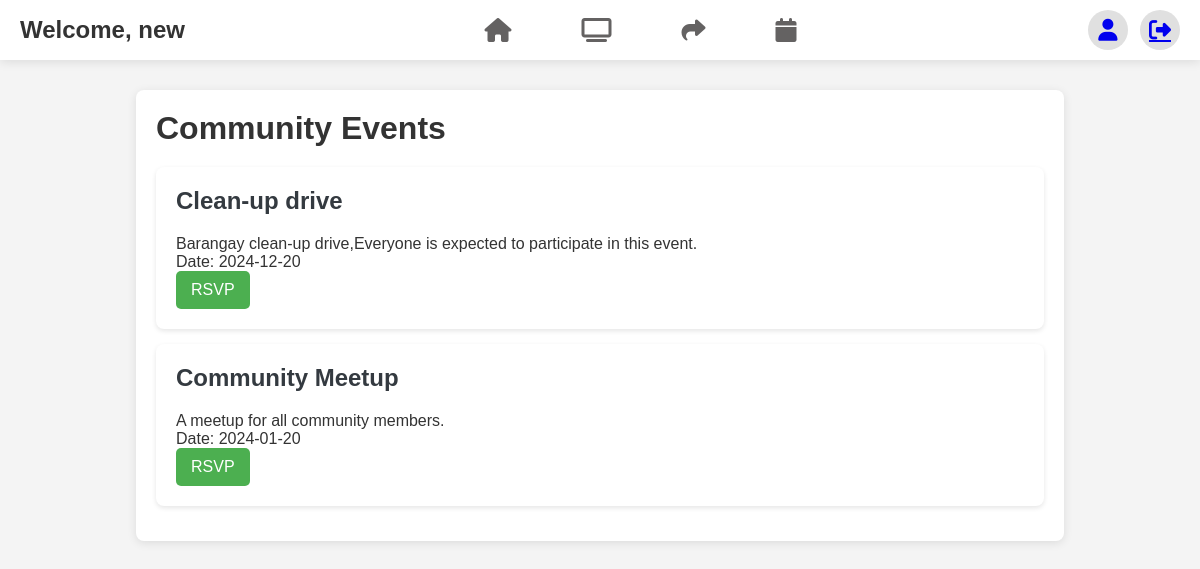
Screenshot of /?page=events (signed in) with the database file from the repository.
### tables this page shows
CREATE TABLE `events` (
  `id` int(11) NOT NULL,
  `name` varchar(255) NOT NULL,
  `description` text DEFAULT NULL,
  `event_date` date NOT NULL,
  `created_by` int(11) NOT NULL,
  `created_at` timestamp NOT NULL DEFAULT current_timestamp()
);

### index.php (called while the page is built, shortened)
<?php
require_once './config/database.php';
require_once './app/core/Router.php';
$router = new Router();
$router->route();
?>

### app/controllers/EventsController.php (called while the page is built, shortened)
<?php
require_once __DIR__ . '/../../config/Database.php';
class EventsController {
    private $pdo;
    public function __construct() {
        $database = new Database();
        $this->pdo = $database->connect();
    }
    public function getEvents($filters = []) {
        $query = "SELECT * FROM events WHERE 1";
        $stmt = $this->pdo->prepare($query);
        $stmt->execute();
        return $stmt->fetchAll(PDO::FETCH_ASSOC);
    }
}
?>

### config/Database.php (called while the page is built, shortened)
<?php
class Database {
    private $host;
    private $db_name;
    private $username;
    private $password;
    private $conn;
    public function __construct() {
        $this->host = getenv('DB_HOST') ?: 'localhost';
        $this->db_name = getenv('DB_NAME') ?: 'bayanihub';
        $this->username = getenv('DB_USER') ?: 'root';
        $this->password = getenv('DB_PASS') ?: '';
    }
    public function connect() {
        try {
            $this->conn = new PDO(
                "mysql:host={$this->host};dbname={$this->db_name};charset=utf8",
                $this->username,
                $this->password
            );
            $this->conn->setAttribute(PDO::ATTR_ERRMODE, PDO::ERRMODE_EXCEPTION);
        } catch (PDOException $e) {
            error_log("Database connection error: " . $e->getMessage(), 3, __DIR__ . '/logs/database.log');
            die("An error occurred while connecting to the database.");
        }
        return $this->conn;
    }
}
?>

### app/views/events_list.php (the view, shortened to what this page needs)
<?php
require_once __DIR__ . '/../controllers/EventsController.php';
$eventsController = new EventsController();
$events = $eventsController->getEvents();
?>
<!DOCTYPE html>
<html lang="en">
<head>
    <link rel="stylesheet" href="https://cdnjs.cloudflare.com/ajax/libs/font-awesome/6.7.1/css/all.min.css"
 />
    <link rel="stylesheet" href="./public/assets/eventsStyle.css">
</head>
<body>
<div class="container">
    <nav>
        <div class="nav-left">
            <h1>Welcome, <?= htmlspecialchars($_SESSION['user']['name']); ?></h1>
        </div>
        <div class="nav-center">
            <a href="?page=dashboard"><i class="fa-solid fa-house"></i></a>
            <a href="?page=help_requests"><i class="fa-solid fa-tv"></i></a>
            <a href="?page=resource_sharing"><i class="fa-solid fa-share"></i></a>
            <a href="?page=events"><i class="fa-solid fa-calendar"></i></a>
        </div>
        <div class="nav-right">
            <a href="?page=profile"><i class="fa-solid fa-user"></i></a>
            <a href="?page=logout"><i class="fa-solid fa-right-from-bracket"></i></a>
        </div>
    </nav>
    <div class="main-content">
        <div class="main-left">
            <h1>Community Events</h1>
            <?php if (!empty($events)): ?>
                <ul class="events-list">
                    <?php foreach ($events as $event): ?>
                        <li class="event-item">
                            <h2><?= htmlspecialchars($event['name']); ?></h2>
                            <p><?= htmlspecialchars($event['description']); ?></p>
                            <p>Date: <?= htmlspecialchars($event['event_date']); ?></p>
                            <form method="POST" action="">
                                <button type="submit" name="status" value="attending" class="rsvp-button">RSVP</button>
                            </form>
                        </li>
                    <?php endforeach; ?>
                </ul>
            <?php else: ?>
                <p>No events found. Please check back later.</p>
            <?php endif; ?>
        </div>
    </div>
</div>
</body>
</html>

### public/assets/eventsStyle.css (style rules this page uses)
* { margin: 0; padding: 0; box-sizing: border-box; }
body { background: #f4f4f4; color: #333; font-family: 'Arial', sans-serif; }
nav { width: 100%; height: 60px; display: flex; align-items: center; justify-content: space-between; background: #ffffff; box-shadow: 0 2px 10px rgba(0, 0, 0, 0.1); position: fixed; z-index: 1000; top: 0; padding: 0 20px; }
.nav-left { display: flex; align-items: center; }
.nav-left h1 { font-size: 1.5em; }
.nav-center { display: flex; align-items: center; }
.nav-center a { margin-left: 20px; text-decoration: none; }
.nav-center i { background: none; border-radius: 10px; font-size: 24px; padding: 15px 25px; color: #646262; transition: background 0.3s, color 0.3s; }
.nav-right { display: flex; align-items: center; }
.nav-right a { margin-left: 12px; }
.nav-right i { background: #e0e0e0; height: 40px; width: 40px; border-radius: 50%; font-size: 22px; display: flex; align-items: center; justify-content: center; transition: background 0.3s; }
.main-content { display: flex; justify-content: center; margin-top: 70px; padding: 20px; }
.main-left { width: 80%; background: #ffffff; padding: 20px; border-radius: 8px; box-shadow: 0 2px 10px rgba(0, 0, 0, 0.1); }
.main-left h1 { margin-bottom: 20px; }
.events-list { list-style-type: none; padding: 0; }
.event-item { background: #f8f9fa; padding: 15px; margin-bottom: 15px; border-radius: 5px; box-shadow: 0 1px 5px rgba(0, 0, 0, 0.1); }
.event-item h2 { color: #343a40; margin-bottom: 20px; }
.rsvp-button { background: #28a745; color: #fff; border: none; padding: 10px 15px; border-radius: 5px; cursor: pointer; transition: background 0.3s; }
.rsvp-button { padding: 10px 15px; background-color: #4CAF50; color: white; border: none; border-radius: 5px; cursor: pointer; font-size: 16px; }
.event-item { background-color: #fff; padding: 20px; margin-bottom: 15px; border-radius: 8px; box-shadow: 0 2px 5px rgba(0, 0, 0, 0.1); }
.event-item h2 { margin-top: 0; }

### rows the page displays
events: name "Clean-up drive", description "Barangay clean-up drive,Everyone is expected to participate in this event.", event_date "2024-12-20"
events: name "Community Meetup", description "A meetup for all community members.", event_date "2024-01-20"

### other values shown
$_SESSION['user']['name'] "new"
